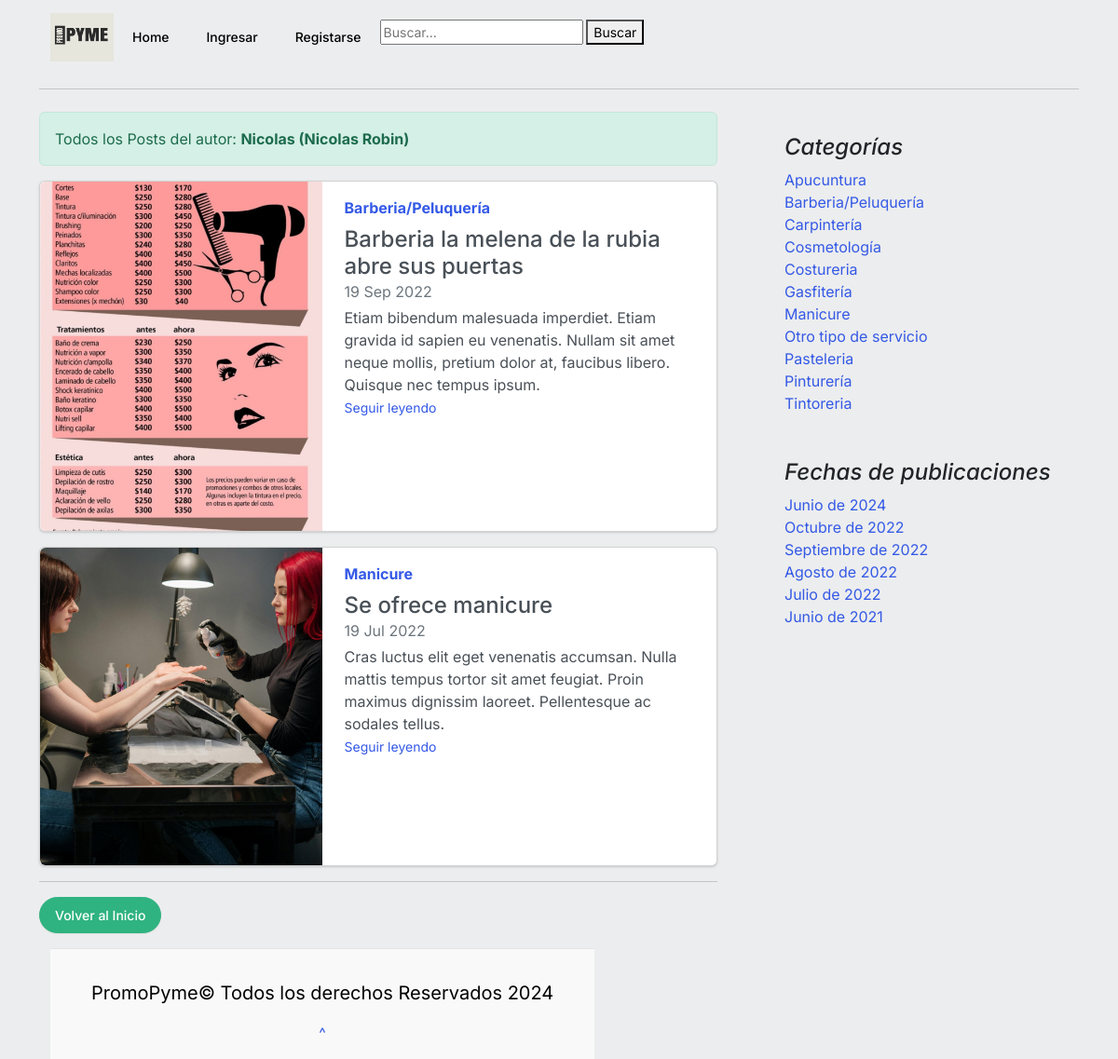
Page /author/?aut=1 on the committed database.
### core/models.py (models this page shows, shortened)
class Post(models.Model):
	title = models.CharField(max_length=250, verbose_name='Título')
	excerpt = models.TextField(verbose_name='Bajada')
	content = RichTextField(verbose_name='Contenido')
	image = models.ImageField(upload_to='posts', null=False, blank=False, verbose_name='Imagen')
	published = models.BooleanField(default=False, verbose_name='Publicado')
	category = models.ForeignKey(Category, on_delete=models.CASCADE, related_name='get_posts', verbose_name='Categoría')
	author = models.ForeignKey(User, on_delete=models.CASCADE, related_name='get_posts', verbose_name='Autor')
	created = models.DateTimeField(auto_now_add=True, verbose_name='Fecha de creación')
	updated = models.DateTimeField(auto_now=True, verbose_name='Fecha de modificación')
	class Meta:
		verbose_name = 'Publicación'
		verbose_name_plural = 'Publicaciones'
		ordering = ['-created']

class Category (models.Model):
	name = models.CharField(max_length=200, unique=True, verbose_name='Nombre')
	active = models.BooleanField(default=True, verbose_name='Activo')
	created = models.DateTimeField(auto_now_add=True, verbose_name='Fecha de creación')
	updated = models.DateTimeField(auto_now=True, verbose_name='Fecha de modificación')
	class Meta:
		verbose_name = 'Categoría'
		verbose_name_plural = 'Categorías'
		ordering = ['name']
	def __str__(self):
		return self.name

### core/views.py (the view)
# urls.py: path('author/', AutorListView.as_view(), name='author'),
class AutorListView(ListView):
    model = User
    template_name = 'core/author.html'
    def get_queryset(self):
        author_id = self.request.GET['aut']
        if author_id:
            return Post.objects.filter(author_id=author_id, published= True)
        return super().get_queryset()
    def get_context_data(self, **kwargs):
        context = super(AutorListView, self).get_context_data(**kwargs)
        context['author']= User.objects.get(id =  self.request.GET['aut'])
        return context

### core/processors.py (called while the page is built)
def ctx_dic_about(request):
	ctx_about = {}
	ctx_about['ABOUT'] = About.objects.latest('created')
	return ctx_about

def ctx_dic_category(request):
	ctx_category = {}
	ctx_category['categories'] = Category.objects.filter(active=True)
	return ctx_category

def ctx_dic_history(request):
	ctx_history = {}
	ctx_history['dates'] = Post.objects.dates('created', 'month', order='DESC').distinct()
	return ctx_history

def ctx_dic_link(request):
	ctx_link = {}
	links = Link.objects.all()
	for link in links:
		ctx_link[link.key] = {'url':link.url, 'icon':link.icon}
	return ctx_link

### core/templates/core/author.html
{% extends 'core/base.html' %}
{% load static %}
{% block content %}
<div class="alert alert-success" role="alert">
    Todos los Posts del autor: <strong>{{ author.username }} ({{ author.first_name }} {{ author.last_name }})</strong>
</div>
{% for post in author.get_posts.all %}
    <div class="card mb-3">
    <div class="row g-0">
        <div class="col-md-5">
        <img src={{ post.image.url }} class="img-fluid rounded-start" alt="...">
        </div>
        <div class="col-md-7">
        <div class="card-body">
            <strong class="d-inline-block mb-2 text-primary">{{ post.category }}</strong>
            <h4 class="mb-0">{{ post.title }}</h4>
            <div class="mb-1 text-muted">{{ post.created|date:"d M Y" }}</div>
            <p class="card-text mb-auto">{{ post.excerpt }}</p>
            <p class="card-text"><small class="text-muted"><a href={% url 'post' post.id %} class="stretched-link">Seguir leyendo</a></small></p>
        </div>
        </div>
    </div>
    </div>
{% endfor %}
<hr>
{% if request.path != '/' %}
    <div class="my-3">
        <a class="btn btn-success rounded-pill" href={% url 'home' %}>Volver al Inicio</a>
    </div>
{% endif %}
{% endblock %}

### core/templates/core/base.html (shortened to what this page needs)
<!doctype html>
<html lang="es">
<head>
    {% load static %}
    <link rel="stylesheet" href="https://cdn.jsdelivr.net/npm/bootstrap-icons@1.9.1/font/bootstrap-icons.css">
    <link rel="stylesheet" href="{% static 'core/css/style.css' %}">
    <link href="{% static 'core/css/blog.css' %}" rel="stylesheet">
    <link href="{% static 'core/css/bootstrap.min.css' %}" rel="stylesheet">
</head>
<body class="body">
  <div class="container">
    <header>
      <nav class="navbar navbar-expand-lg bg-body-tertiary">
        <div class="container-fluid">
          <div class ="contenedor_logo">
            <img class="logo" src="{% static 'core/img/PRomo (1).png' %}" alt="logo" style="width:68px;height:52px" >
          </div>
          <div class="collapse navbar-collapse" id="navbarSupportedContent">
            <ul class="navbar-nav me-auto mb-2 mb-lg-0">
              <li class="nav-item active">
                <a class="nav-link " aria-current="page" href='/'>Home</a>
              </li>
              {% if request.user.is_authenticated %}
                <li class="nav-item">
                  <a class="nav-link"  href={% url 'create' %}>Crear Post</a>
                </li>
                <li class="nav-item">
                  <a class="nav-link"  href={% url 'exit' %}>Salir</a>
                </li>
              <ul>
              {% include 'core/includes/submenu.html' %}
              </ul>
              {% else %}
              <li class="nav-item">
                <a class="nav-link" href={% url 'login' %}>Ingresar</a>
              </li>
              <li class="nav-item">
                <a class="nav-link" href={% url 'register' %}>Registarse</a>
              </li>
              {% endif %}
              <form method="GET" action="{% url 'buscar' %}">
                <input type="text" name="buscar" placeholder="Buscar..." value="{{request.GET.buscar}}">
                <button type="submit">Buscar</button>
            </form>
            </ul>
          </div>
        </div>
      </nav>
    </header>
    <hr>
    <div class="content-wrapper">
      <main class="flex-fill mt-2">
        <section class="row g-5 ">
          <div class="col-md-8">
              {% block content %}
              {% endblock %}
          </div>
        {% block aside %}
          <aside class="col-md-4" id="parent">
            <div class="position-sticky" style="top: 2rem;">
              <div class="p-4" id="child">
                <h4 class="fst-italic">Categorías</h4>
                <ol class="list-unstyled mb-0">
                  {% for item in categories %}
                    <li><a href={% url 'category' %}?cat={{ item.id }}>{{ item.name }}</a></li>
                  {% endfor %}
                </ol>
              </div>
              <div class="p-4">
                <h4 class="fst-italic">Fechas de publicaciones</h4>
                <ol class="list-unstyled mb-0">
                  {% for item in dates %}
                    <li>
                      {% if item.month == 6 %}<a href="{% url 'dates' item.month item.year %}">Junio de {{ item.year }}</a>{% endif %}
                      {% if item.month == 7 %}<a href="{% url 'dates' item.month item.year %}">Julio de {{ item.year }}</a>{% endif %}
                      {% if item.month == 8 %}<a href="{% url 'dates' item.month item.year %}">Agosto de {{ item.year }}</a>{% endif %}
                      {% if item.month == 9 %}<a href="{% url 'dates' item.month item.year %}">Septiembre de {{ item.year }}</a>{% endif %}
                      {% if item.month == 10 %}<a href="{% url 'dates' item.month item.year %}">Octubre de {{ item.year }}</a>{% endif %}
                    </li>
                  {% endfor %}
                </ol>
              </div>
            </div>
          </aside>
        {% endblock %}
        </section>
      </main>
    </div>
    <div class="container">
      <footer class="foot p-3 mt-auto blog-footer" >
        <div class="container">
          <p class="fs-5 px-3 pt-3"> PromoPyme&copy; Todos los derechos Reservados 2024</p>
          <p>
            <a href="#">^</a>
          </p>
        </footer>
    </div>
    </div>
</body>
</html>

### core/static/core/css/style.css (style rules this page uses)
.body { margin: 0; padding: 0; background:#ecedee; height: 100%; display: flex; flex-direction: column; }

### core/static/core/css/blog.css (style rules this page uses)
.blog-footer { padding: 2.5rem 0; color: #020202; text-align: center; background-color: #f9f9f9; border-top: .05rem solid #e5e5e5; float:bottom; flex-shrink: 0; position: absolute; }
.blog-footer p:last-child { margin-bottom: 0; float: bottom; }
.content-wrapper { flex: 1; display: flex; flex-direction: row; }
aside { flex: 0 0 250px; }

### core/templates/core/base.html (style rules this page uses)
a { text-decoration: none; }

### rows in the picture
Post: image (picture), category "Barberia/Peluquería", title "Barberia la melena de la rubia abre sus puertas", created "19 Sep 2022", excerpt "Etiam bibendum malesuada imperdiet. Etiam gravida id sapien eu venenatis. Nullam sit amet neque mollis, pretium dolor at, faucibus libero. Quisque nec tempus ipsum."
Post: image (picture), category "Manicure", title "Se ofrece manicure", created "19 Jul 2022", excerpt "Cras luctus elit eget venenatis accumsan. Nulla mattis tempus tortor sit amet feugiat. Proin maximus dignissim laoreet. Pellentesque ac sodales tellus."
Category: name "Apucuntura"
Category: name "Barberia/Peluquería"
Category: name "Carpintería"
Category: name "Cosmetología"
Category: name "Costureria"
Category: name "Gasfitería"
Category: name "Manicure"
Category: name "Otro tipo de servicio"
Category: name "Pasteleria"
Category: name "Pinturería"
Category: name "Tintoreria"

### other values in the picture
{{ author.username }} "Nicolas"
{{ author.first_name }} "Nicolas"
{{ author.last_name }} "Robin"
{{ item.year }} "2024" "2021"
{{ item.year }} "2022"
